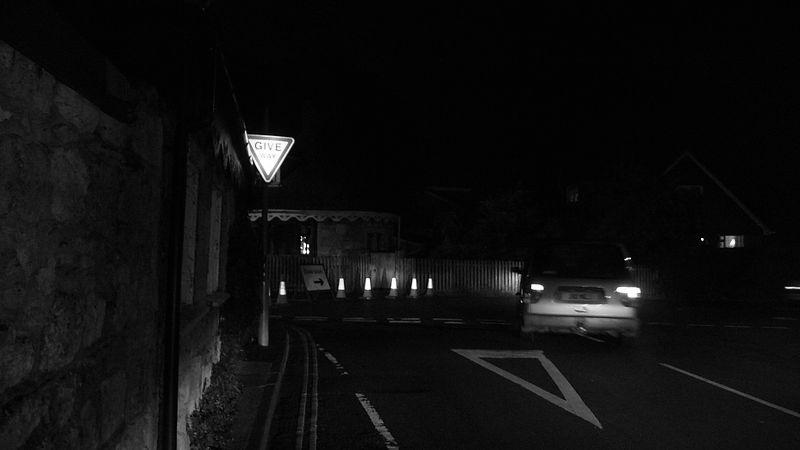
%> input picture data/dark_road_1.jpg, 800 x 450 px
$ octave ASK4.m   (GNU Octave 9; MATLAB toolbox functions it lacks are replaced by stand-ins)
%> lines starting %> are read from the running program, lines starting %| are printed output that depends on the picture
clc; clear; close all;
% Λίστα εικόνων
images = {'dark_road_1.jpg', 'dark_road_2.jpg', 'dark_road_3.jpg'};

windowSize = [8 8];  % 8x8 πλακίδια για CLAHE
clipLimit = 0.01;    % Όριο περικοπής για CLAHE, συνήθως 0.01 ή 0.02

for i = 1:length(images)
    % Διαβάζουμε την εικόνα
    I = imread(images{i});
%> I is the input picture: size 450x800 uint8; min 0, max 255, mean 14.6

    % Μετατροπή σε grayscale με ασφαλή τρόπο
    try
        I_gray = im2gray(I);  % MATLAB >= R2021a
    catch
        if size(I, 3) == 3
            I_gray = rgb2gray(I);  % MATLAB < R2021a
        else
            I_gray = I; % Ήδη grayscale
        end
    end

    % === 1. Αρχική Εικόνα και Ιστόγραμμα ===
    figure('Name', ['Αρχική εικόνα και ιστόγραμμα - ', images{i}]);
    subplot(1,2,1); imshow(I_gray); title(['Αρχική εικόνα - ', images{i}]);
    subplot(1,2,2); imhist(I_gray); title('Ιστόγραμμα αρχικής');
%> after `title('Ιστόγραμμα αρχικής')`:
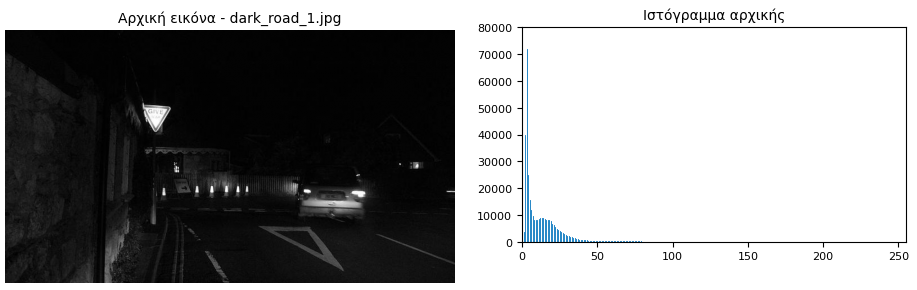
%> figure redrawn from the program's plot data, 2 panels

    % === 2. Ολική Εξίσωση Ιστογράμματος ===
    I_eq = histeq(I_gray);
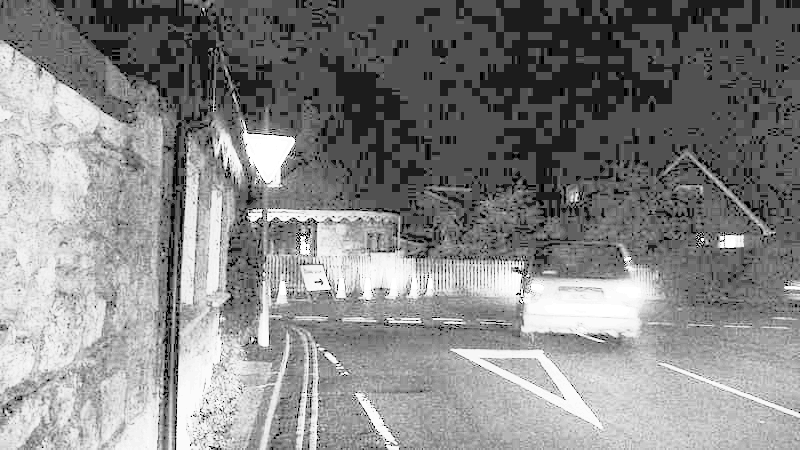
%> I_eq: size 450x800 uint8; min 0, max 255, mean 134.5

    % === 3. Τοπική Εξίσωση Ιστογράμματος (CLAHE) ===
    I_adapt = adapthisteq(I_gray, 'NumTiles', windowSize, 'ClipLimit', clipLimit);
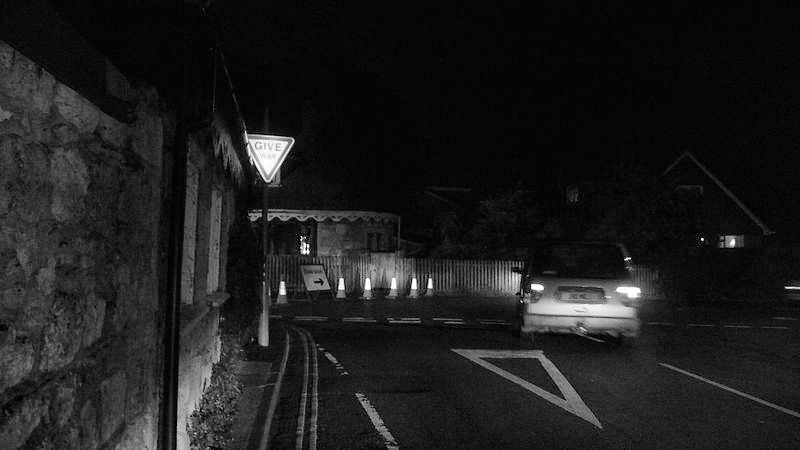
%> I_adapt: size 450x800 uint8; min 0, max 255, mean 29.2

    % === Ενιαία Εμφάνιση Αποτελεσμάτων για Σύγκριση ===
    figure('Name', ['Σύγκριση Εξίσωσης Ιστογράμματος - ', images{i}]);

    subplot(3,2,1); imshow(I_gray); title('1. Αρχική Εικόνα');
    subplot(3,2,2); imhist(I_gray); title('Ιστόγραμμα Αρχικής');

    subplot(3,2,3); imshow(I_eq); title('2. Ολική Εξίσωση');
    subplot(3,2,4); imhist(I_eq); title('Ιστόγραμμα Ολικής');

    subplot(3,2,5); imshow(I_adapt); title('3. Τοπική Εξίσωση (CLAHE)');
    subplot(3,2,6); imhist(I_adapt); title('Ιστόγραμμα Τοπικής (CLAHE)');
%> after `title('Ιστόγραμμα Τοπικής (CLAHE)')`:
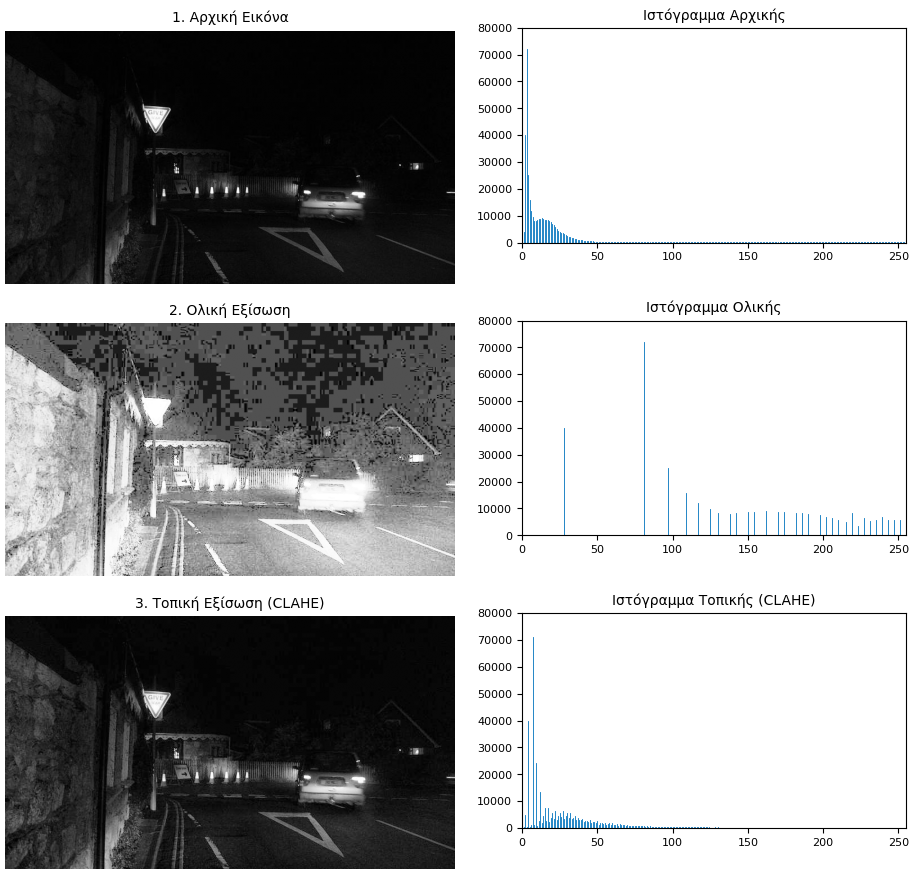
%> figure redrawn from the program's plot data, 6 panels


end
%> pass 2 of the loop `for i = 1:length(images)`:
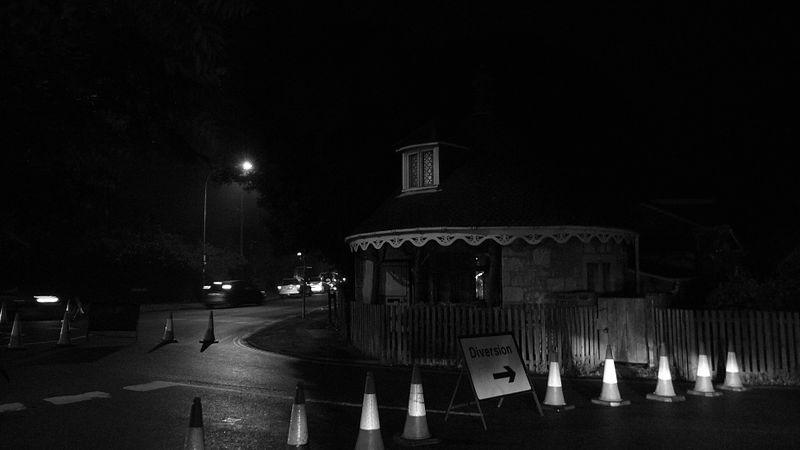
%> input picture data/dark_road_2.jpg, 800 x 450 px
%> I is the input picture: size 450x800 uint8; min 0, max 255, mean 16.8
%> `I_eq = histeq(I_gray);`:
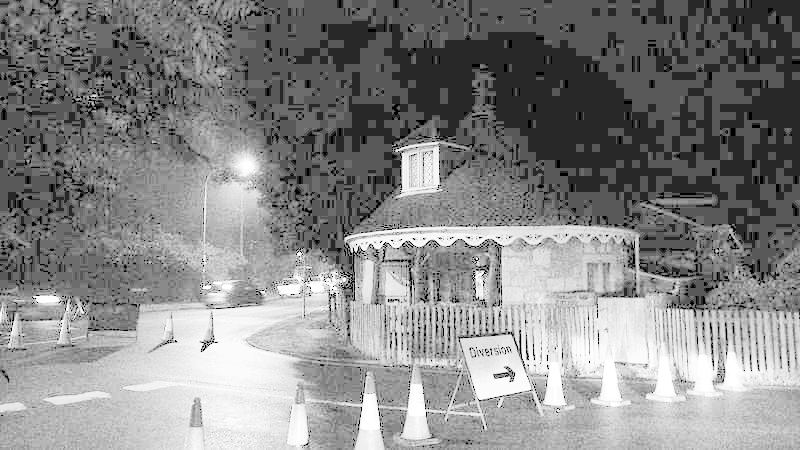
%> I_eq: size 450x800 uint8; min 0, max 255, mean 134.9
%> `title('Ιστόγραμμα Τοπικής (CLAHE)')`:
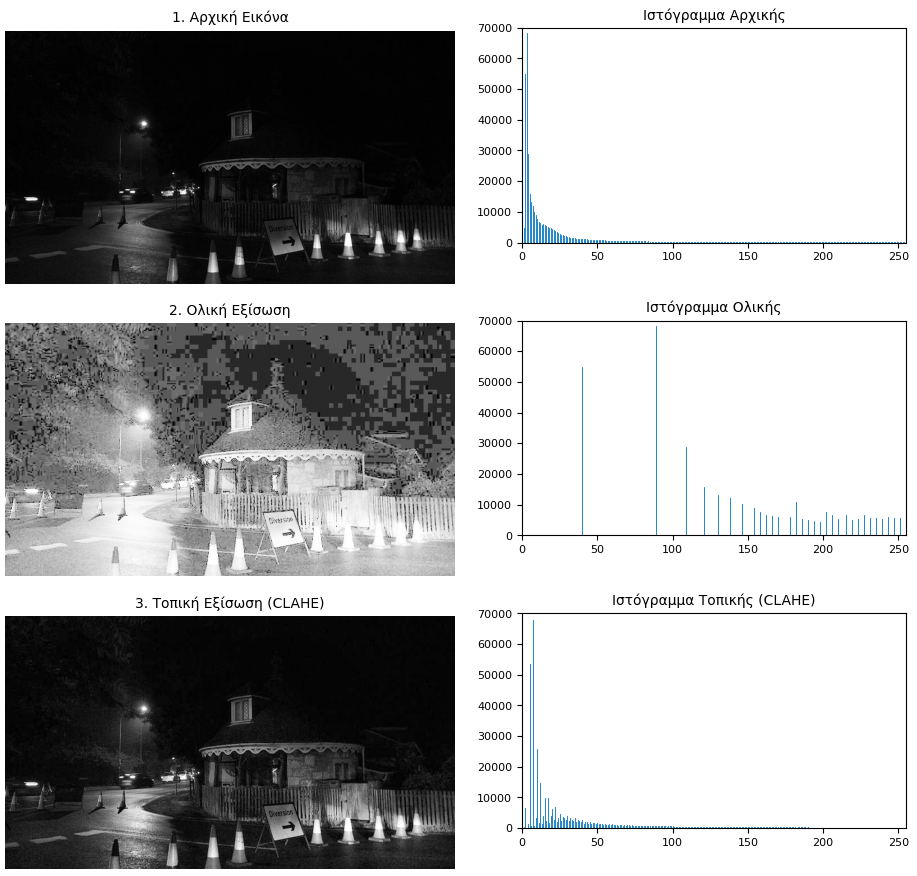
%> figure redrawn from the program's plot data, 6 panels
%> pass 3 of the loop `for i = 1:length(images)`:
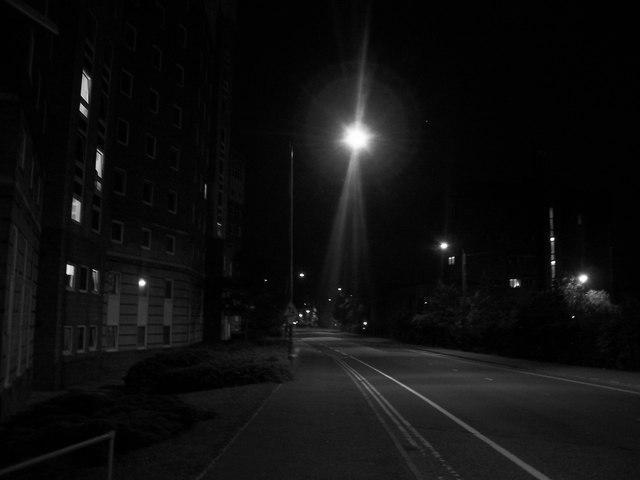
%> input picture data/dark_road_3.jpg, 640 x 480 px
%> I is the input picture: size 480x640 uint8; min 0, max 255, mean 15.2
%> `I_eq = histeq(I_gray);`:
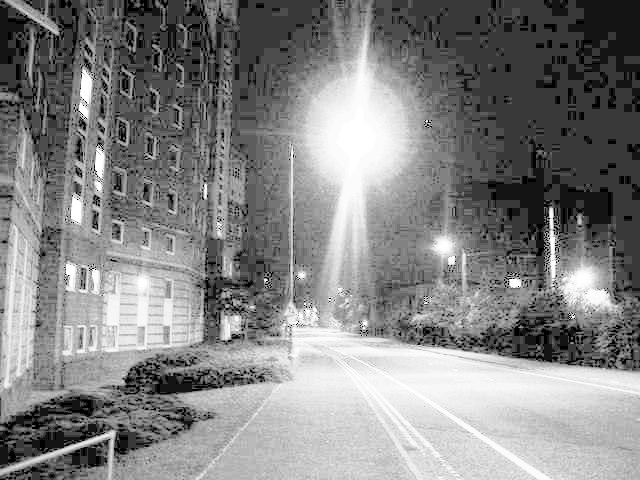
%> I_eq: size 480x640 uint8; min 0, max 255, mean 131.7
%> I_adapt: size 480x640 uint8
%> `title('Ιστόγραμμα Τοπικής (CLAHE)')`:
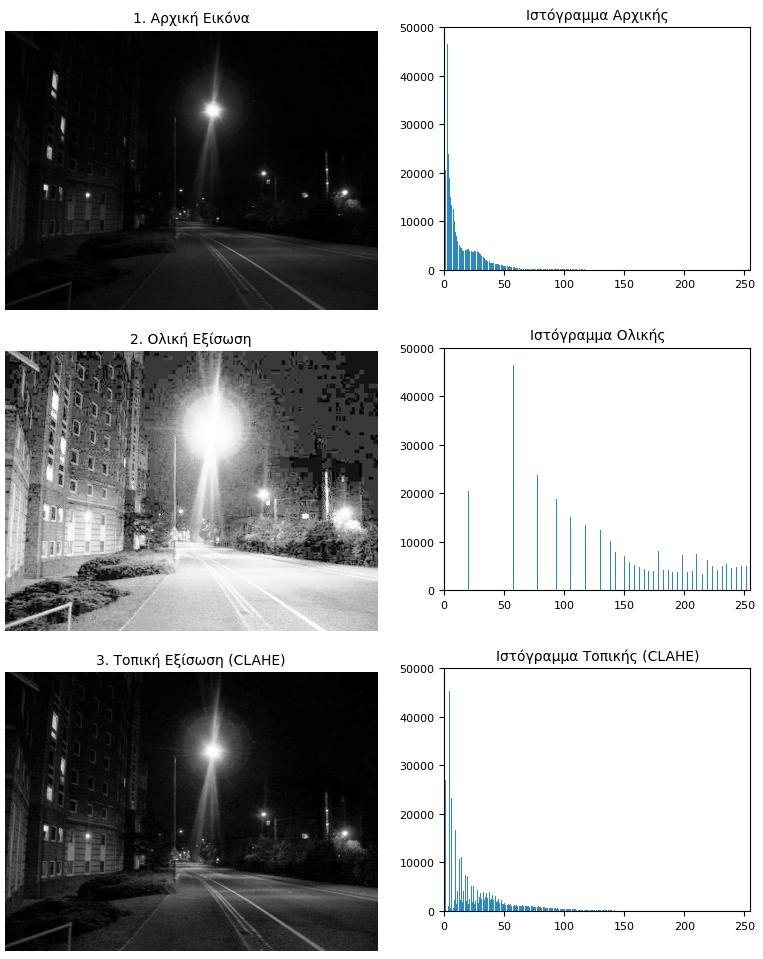
%> figure redrawn from the program's plot data, 6 panels
